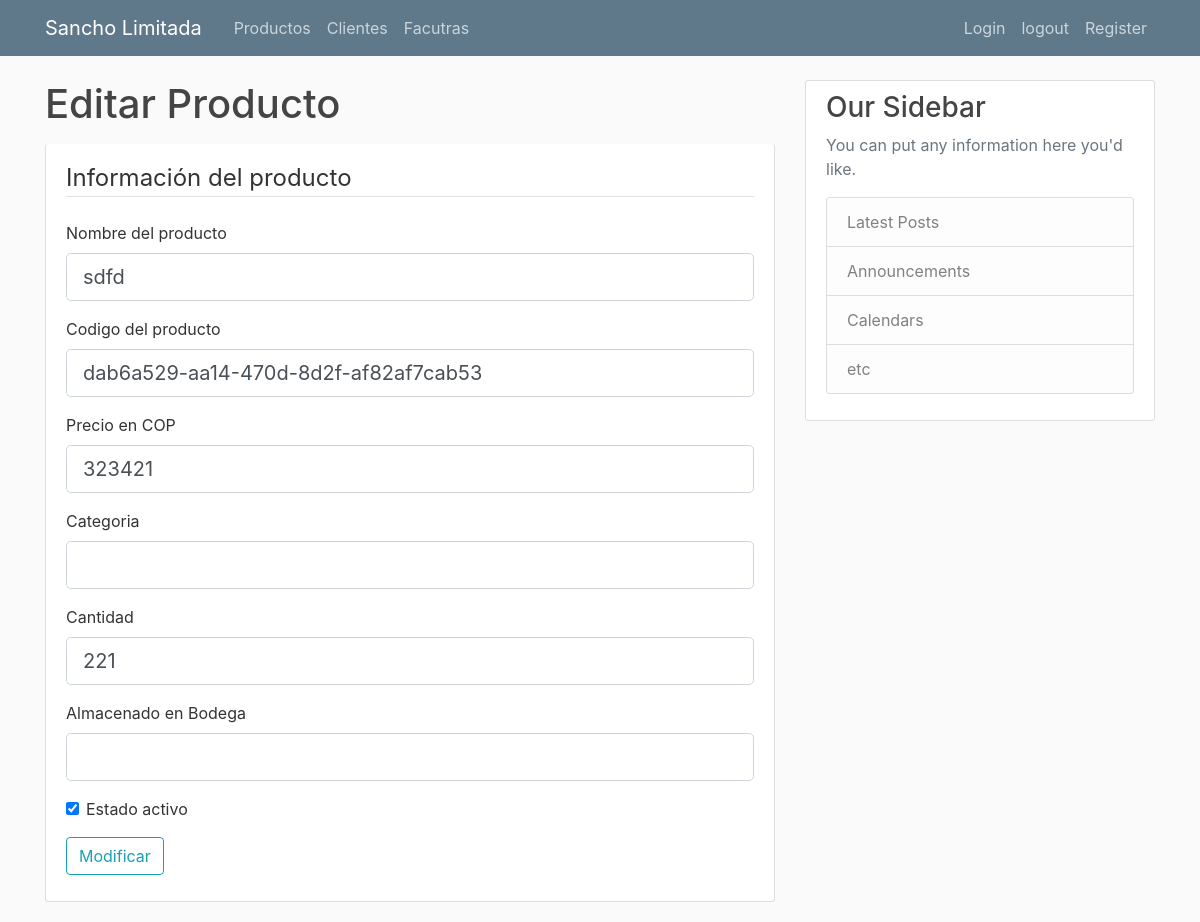
The app's page /productos/3 (signed in), older data.
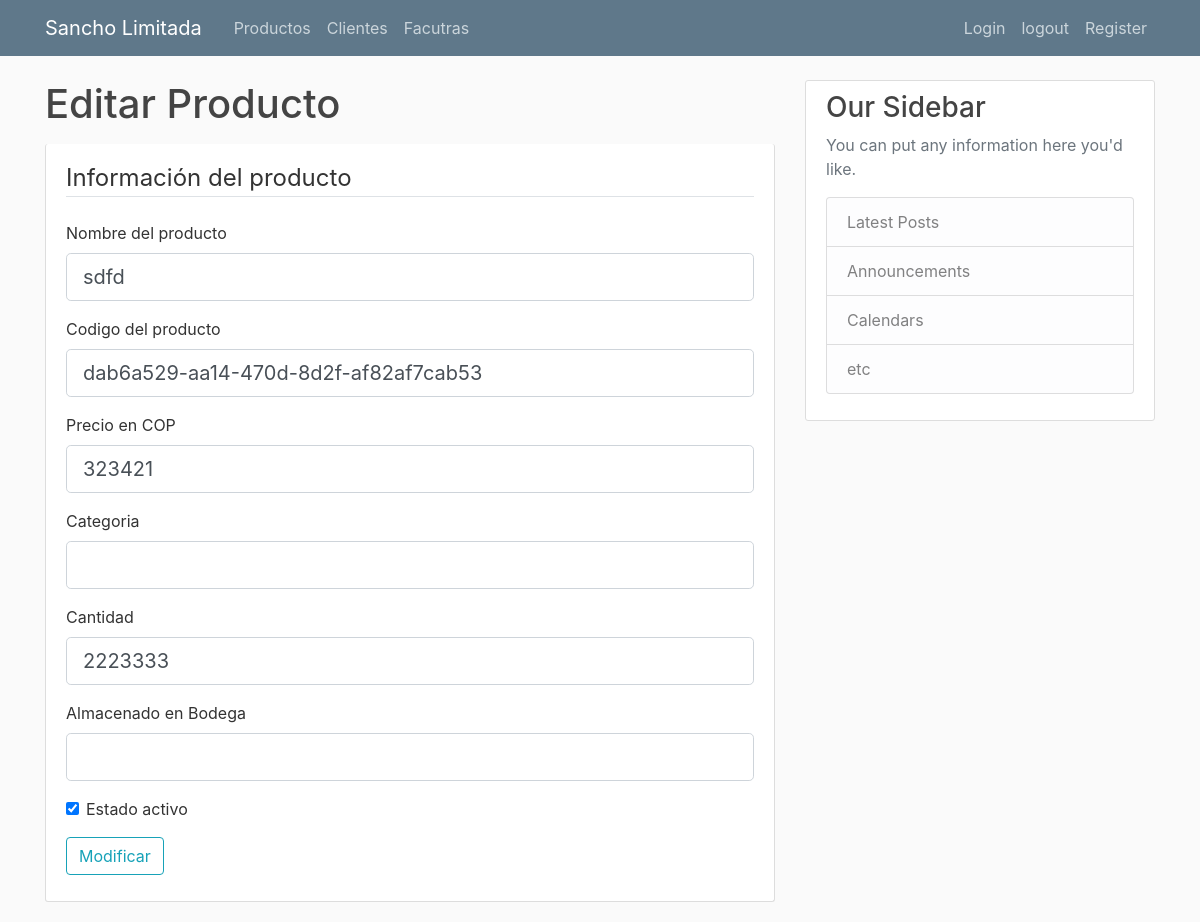
The same page, newer data.
### SanchoApp/databaseModel.py (models this page shows)
class Producto(db.Model):
    __tablename__="productos"
    relacion_facturas = relationship("Factura",
                            secondary=relacion_productos_facturas,
                            back_populates="relacion_productos")
    id = db.Column(db.Integer, primary_key=True)
    nombre = db.Column(db.String(100), nullable=False)
    codigo = db.Column(db.String(100), nullable=False, unique=True)
    precio = db.Column(db.String(10), nullable=False)
    cantidad = db.Column(db.Integer, nullable=False, default=1)
    categoria = db.Column(db.String(100), nullable=True)
    bodega = db.Column(db.String(100), nullable=True)
    estado_activo = db.Column(db.Boolean(), nullable=False, default=True)
    def __repr__(self):
        return f"Produto('{self.id}', '{self.nombre}', '{self.codigo}', '{self.precio}') \
            Facturas: {self.relacion_facturas}"

### SanchoApp/flaskRoutes.py (the view)
    @app.route("/productos/<string:id>",  methods=['GET', 'POST'])
    @login_required
    def update_products(id):
        product_to_edit = Producto.query.get(id)
        print(product_to_edit)
        if product_to_edit is None:
            return "404"
        else:
            form = UpdateProductForm(
                nombre=product_to_edit.nombre,
                codigo=product_to_edit.codigo,
                precio=product_to_edit.precio,
                categoria=product_to_edit.categoria,
                cantidad=product_to_edit.cantidad,
                bodega=product_to_edit.bodega,
                estado_activo=product_to_edit.estado_activo
            )
            if form.validate_on_submit():
                product_to_edit.nombre = form.nombre.data
                product_to_edit.codigo = form.codigo.data
                product_to_edit.categoria = form.categoria.data
                product_to_edit.cantidad = form.cantidad.data
                product_to_edit.bodega = form.bodega.data
                product_to_edit.estado_activo = form.estado_activo.data
                db.session.commit()
                flash(f'Product: {product_to_edit} updated!', 'success')
                return redirect(url_for('productos'))
            else:
                return render_template('productos_editar.html', title='Editar Producto', form=form)

### SanchoApp/flaskForms.py
class UpdateProductForm(FlaskForm):
    nombre = StringField('Nombre del producto', validators=[DataRequired()])
    codigo = StringField('Codigo del producto', validators=[DataRequired()])
    precio = StringField('Precio en COP', validators=[DataRequired()])
    cantidad = IntegerField('Cantidad', default=1)
    categoria = StringField('Categoria', default="")
    bodega = StringField('Almacenado en Bodega', default="")
    estado_activo = BooleanField('Estado activo', default=True)
    submit = SubmitField('Modificar')

### SanchoApp/flaskRoutes.py (called while the page is built)
@login_manager.user_loader
def load_user(user_id):
    return User.query.get(int(user_id))

### SanchoApp/templates/productos_editar.html (shortened to what this page needs)
{% extends "layout.html" %}
{% block content %}
<h1 class="mb-3">Editar Producto</h1>
<div class="content-section border-top-0 pt-3">
  <form method="POST" action="">
    <fieldset class="form-group">
      <legend class="border-bottom mb-4">Información del producto</legend>
      <div class="form-group">
        {{ form.nombre.label(class="form-control-label") }}
        {% if form.nombre.errors %}
        {{ form.nombre(class="form-control form-control-lg is-invalid") }}
        <div class="invalid-feedback">
          {% for error in form.nombre.errors %}
          <span>{{ error }}</span>
          {% endfor %}
        </div>
        {% else %}
        {{ form.nombre(class="form-control form-control-lg") }}
        {% endif %}
      </div>
      <div class="form-group">
        {{ form.codigo.label(class="form-control-label") }}
        {% if form.codigo.errors %}
        {{ form.codigo(class="form-control form-control-lg is-invalid") }}
        <div class="invalid-feedback">
          {% for error in form.codigo.errors %}
          <span>{{ error }}</span>
          {% endfor %}
        </div>
        {% else %}
        {{ form.codigo(class="form-control form-control-lg") }}
        {% endif %}
      </div>
      <div class="form-group">
        {{ form.precio.label(class="form-control-label") }}
        {% if form.precio.errors %}
        {{ form.precio(class="form-control form-control-lg is-invalid") }}
        <div class="invalid-feedback">
          {% for error in form.precio.errors %}
          <span>{{ error }}</span>
          {% endfor %}
        </div>
        {% else %}
        {{ form.precio(class="form-control form-control-lg") }}
        {% endif %}
      </div>
      <div class="form-group">
        {{ form.categoria.label(class="form-control-label") }}
        {% if form.categoria.errors %}
        {{ form.categoria(class="form-control form-control-lg is-invalid") }}
        <div class="invalid-feedback">
          {% for error in form.categoria.errors %}
          <span>{{ error }}</span>
          {% endfor %}
        </div>
        {% else %}
        {{ form.categoria(class="form-control form-control-lg") }}
        {% endif %}
      </div>
      <div class="form-group">
        {{ form.cantidad.label(class="form-control-label") }}
        {% if form.cantidad.errors %}
        {{ form.cantidad(class="form-control form-control-lg is-invalid") }}
        <div class="invalid-feedback">
          {% for error in form.cantidad.errors %}
          <span>{{ error }}</span>
          {% endfor %}
        </div>
        {% else %}
        {{ form.cantidad(class="form-control form-control-lg") }}
        {% endif %}
      </div>
      <div class="form-group">
        {{ form.bodega.label(class="form-control-label") }}
        {% if form.bodega.errors %}
        {{ form.bodega(class="form-control form-control-lg is-invalid") }}
        <div class="invalid-feedback">
          {% for error in form.bodega.errors %}
          <span>{{ error }}</span>
          {% endfor %}
        </div>
        {% else %}
        {{ form.bodega(class="form-control form-control-lg") }}
        {% endif %}
      </div>
      <div class="form-check">
        {{ form.estado_activo(class="form-check-input") }}
        {{ form.estado_activo.label(class="form-check-label") }}
      </div>
    </fieldset>
    <div class="form-group">
      {{ form.submit(class="btn btn-outline-info") }}
    </div>
  </form>
</div>
{% endblock content %}

Row changes from the older to the newer data that the page shows:
changed Producto "sdfd": cantidad "221" → "2223333"
